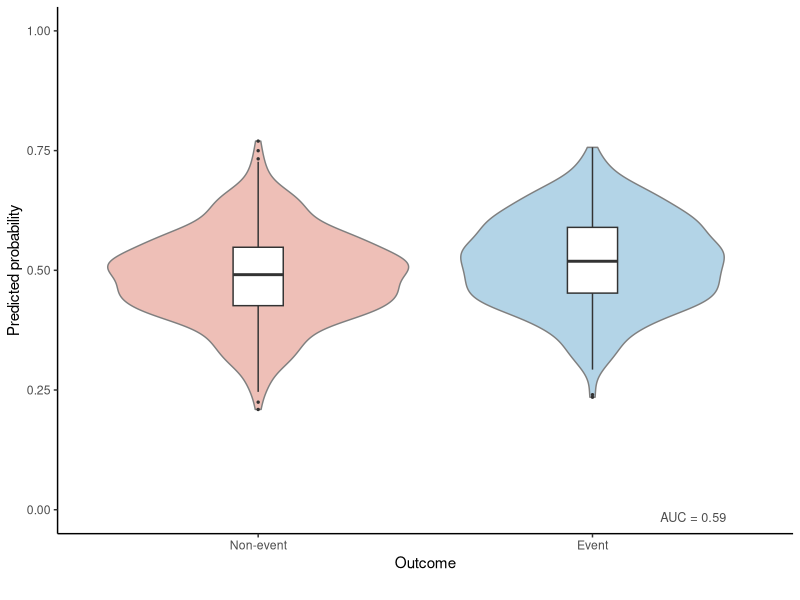
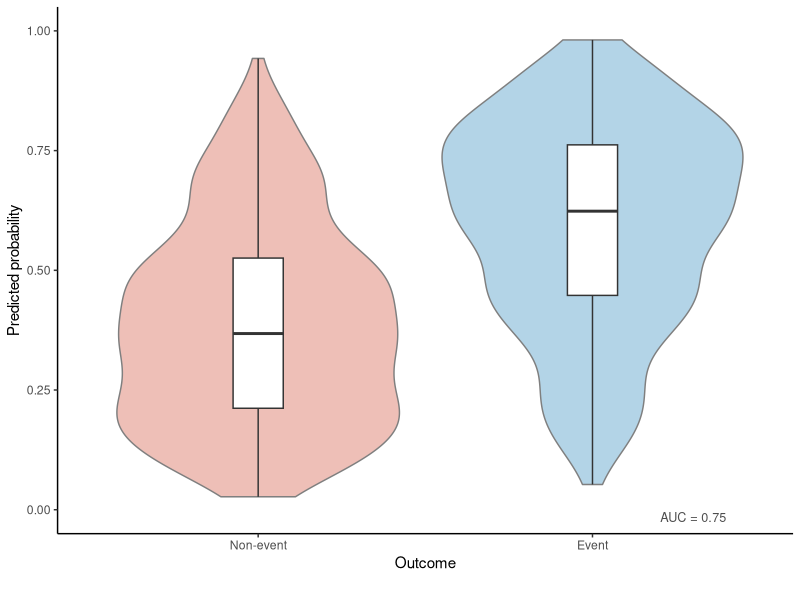
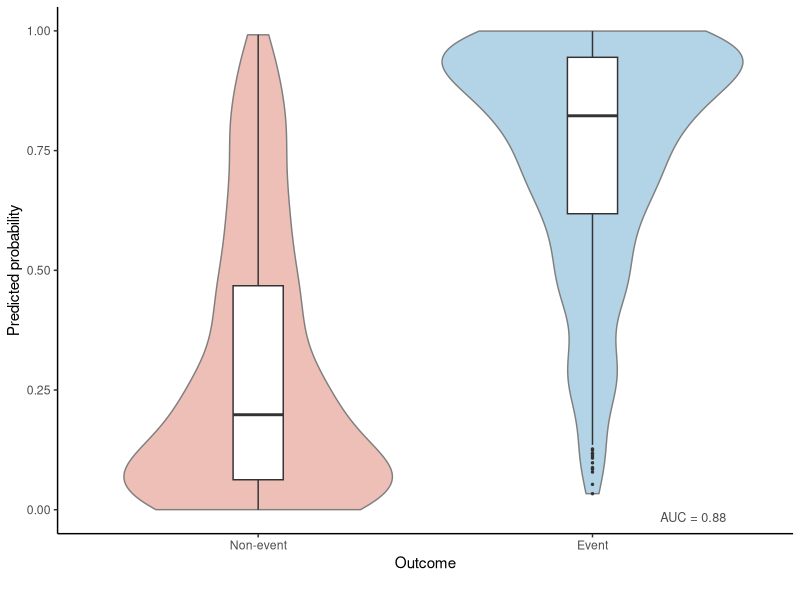

Here is the R script that generated these plots, in order:
library(tidyverse)

inv_logit <- \(x) 1 / (1 + exp(-x))

set.seed(4821)

n <- 1000

make_disc_data <- function(sd_lp, label) {
  lp <- rnorm(n, mean = 0, sd = sd_lp)
  p_pred <- inv_logit(lp)
  y <- rbinom(n, 1, p_pred)
  auc <- as.numeric(pROC::auc(y, p_pred, quiet = TRUE))
  tibble(
    predicted = p_pred,
    outcome = factor(y, levels = c(0, 1), labels = c("Non-event", "Event")),
    panel = label,
    auc = auc
  )
}

disc_all <- bind_rows(
  make_disc_data(0.4, "Poor"),
  make_disc_data(1.2, "Moderate"),
  make_disc_data(2.5, "Good")
) |>
  mutate(panel = factor(panel, levels = c("Poor", "Moderate", "Good")))

auc_labels <- disc_all |>
  distinct(panel, auc) |>
  mutate(label = sprintf("AUC = %.2f", auc))

panels <- c("Poor", "Moderate", "Good")
filenames <- c("disc_poor", "disc_moderate", "disc_good")

for (j in seq_along(panels)) {
  sub_df <- disc_all |> filter(panel == panels[j])
  auc_lab <- auc_labels |> filter(panel == panels[j])

  pj <- ggplot(sub_df, aes(x = outcome, y = predicted, fill = outcome)) +
    geom_violin(color = "grey50", alpha = 0.4) +
    geom_boxplot(width = 0.15, outlier.size = 0.5, fill = "white") +
    annotate("text", x = 2.4, y = -0.015, label = auc_lab$label,
             size = 3.2, color = "grey30", hjust = 1) +
    scale_fill_manual(values = c("Non-event" = "#D6604D", "Event" = "#4393C3")) +
    scale_y_continuous(breaks = c(0, 0.25, 0.5, 0.75, 1)) +
    coord_cartesian(ylim = c(0, 1), clip = "off") +
    labs(x = "Outcome", y = "Predicted probability") +
    theme_classic(base_size = 11) +
    theme(legend.position = "none",
          plot.margin = margin(5, 5, 20, 5))

  ggsave(paste0("figures/Introduction/", filenames[j], ".pdf"), pj,
         width = 3, height = 3.5, units = "in")
}
